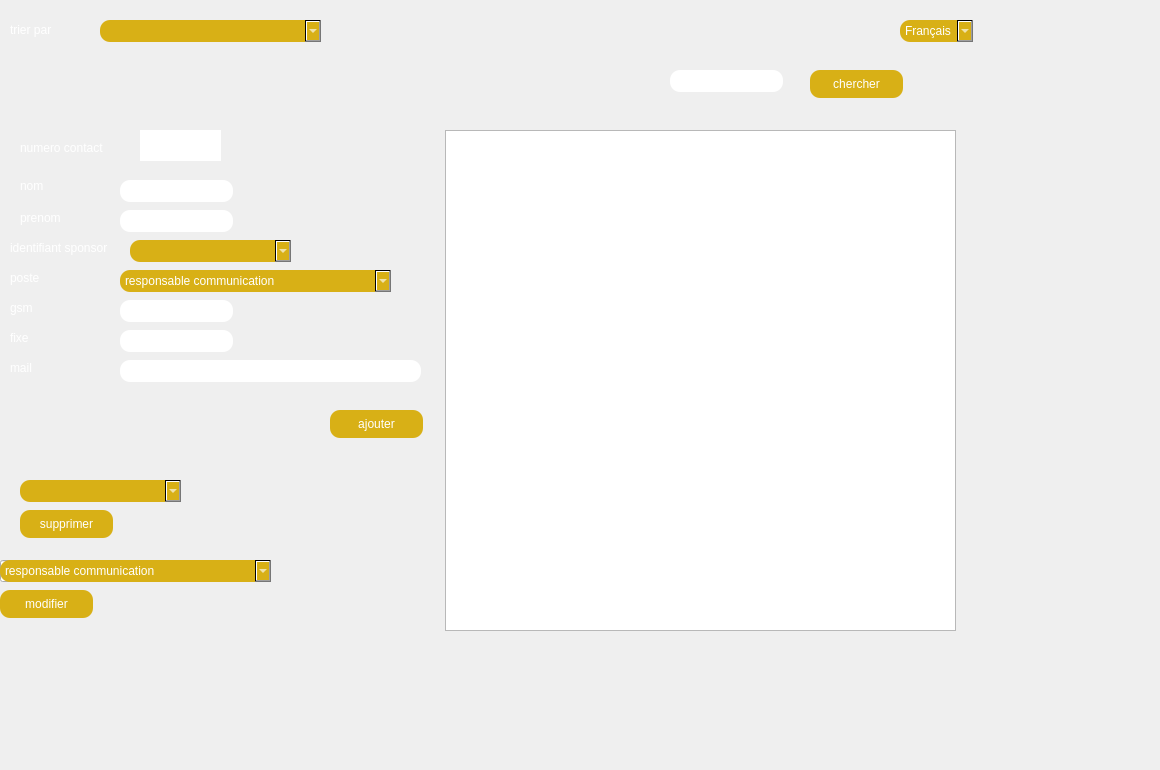
        <widget class="QWidget" name="tab_16">
         <attribute name="title">
          <string>contacts</string>
         </attribute>
         <widget class="QTableView" name="affc">
          <property name="geometry">
           <rect>
            <x>445</x>
            <y>130</y>
            <width>511</width>
            <height>501</height>
           </rect>
          </property>
         </widget>
         <widget class="QComboBox" name="trierc">
          <property name="geometry">
           <rect>
            <x>100</x>
            <y>20</y>
            <width>221</width>
            <height>22</height>
           </rect>
          </property>
          <property name="styleSheet">
           <string notr="true">color: rgb(255, 255, 255);
background-color:  QLinearGradient(x1: 0, y1: 0, x2: 0, y2: 1, stop: 0#D8B016, stop: 1 #D8B016);
 border-radius: 10;</string>
          </property>
          <item>
           <property name="text">
            <string/>
           </property>
          </item>
          <item>
           <property name="text">
            <string>numero contact croissant</string>
           </property>
          </item>
          <item>
           <property name="text">
            <string>numero contact decroissant</string>
           </property>
          </item>
          <item>
           <property name="text">
            <string>ordre alphabetique croissant</string>
           </property>
          </item>
          <item>
           <property name="text">
            <string>ordre alphabetiques decroissant</string>
           </property>
          </item>
          <item>
           <property name="text">
            <string>identifiant sponsor croissant</string>
           </property>
          </item>
          <item>
           <property name="text">
            <string>identifiant sponsor decroissant</string>
           </property>
          </item>
          <item>
           <property name="text">
            <string>poste</string>
           </property>
          </item>
         </widget>
         <widget class="QLabel" name="label_82">
          <property name="geometry">
           <rect>
            <x>10</x>
            <y>20</y>
            <width>81</width>
            <height>20</height>
           </rect>
          </property>
          <property name="font">
           <font>
            <family>MS Shell Dlg 2</family>
           </font>
          </property>
          <property name="styleSheet">
           <string notr="true">color: rgb(255, 255, 255);
</string>
          </property>
          <property name="text">
           <string>trier par</string>
          </property>
         </widget>
         <widget class="QPushButton" name="modifierc">
          <property name="geometry">
           <rect>
            <x>0</x>
            <y>590</y>
            <width>93</width>
            <height>28</height>
           </rect>
          </property>
          <property name="styleSheet">
           <string notr="true">color: rgb(255, 255, 255);
background-color:  QLinearGradient(x1: 0, y1: 0, x2: 0, y2: 1, stop: 0#D8B016, stop: 1 #D8B016);
 border-radius: 10;</string>
          </property>
          <property name="text">
           <string>modifier</string>
          </property>
         </widget>
         <widget class="QPushButton" name="supprimerc">
          <property name="geometry">
           <rect>
            <x>20</x>
            <y>510</y>
            <width>93</width>
            <height>28</height>
           </rect>
          </property>
          <property name="styleSheet">
           <string notr="true">color: rgb(255, 255, 255);
background-color:  QLinearGradient(x1: 0, y1: 0, x2: 0, y2: 1, stop: 0#D8B016, stop: 1 #D8B016);
 border-radius: 10;</string>
          </property>
          <property name="text">
           <string>supprimer</string>
          </property>
         </widget>
         <widget class="QLineEdit" name="recherchetextc">
          <property name="geometry">
           <rect>
            <x>670</x>
            <y>70</y>
            <width>113</width>
            <height>22</height>
           </rect>
          </property>
          <property name="styleSheet">
           <string notr="true">
 border-radius: 10;</string>
          </property>
          <property name="text">
           <string/>
          </property>
         </widget>
         <widget class="QPushButton" name="chercherc">
          <property name="geometry">
           <rect>
            <x>810</x>
            <y>70</y>
            <width>93</width>
            <height>28</height>
           </rect>
          </property>
          <property name="styleSheet">
           <string notr="true">color: rgb(255, 255, 255);
background-color:  QLinearGradient(x1: 0, y1: 0, x2: 0, y2: 1, stop: 0#D8B016, stop: 1 #D8B016);
 border-radius: 10;</string>
          </property>
          <property name="text">
           <string>chercher</string>
          </property>
         </widget>
         <widget class="QTextBrowser" name="numcontact">
          <property name="geometry">
           <rect>
            <x>140</x>
            <y>130</y>
            <width>81</width>
            <height>31</height>
           </rect>
          </property>
          <property name="styleSheet">
           <string notr="true">
 border-radius: 10;</string>
          </property>
         </widget>
         <widget class="QLabel" name="label_83">
          <property name="geometry">
           <rect>
            <x>20</x>
            <y>140</y>
            <width>111</width>
            <height>16</height>
           </rect>
          </property>
          <property name="styleSheet">
           <string notr="true">color: rgb(255, 255, 255);
</string>
          </property>
          <property name="text">
           <string>numero contact</string>
          </property>
         </widget>
         <widget class="QLabel" name="label_84">
          <property name="geometry">
           <rect>
            <x>20</x>
            <y>176</y>
            <width>91</width>
            <height>20</height>
           </rect>
          </property>
          <property name="styleSheet">
           <string notr="true">color: rgb(255, 255, 255);
</string>
          </property>
          <property name="text">
           <string>nom</string>
          </property>
         </widget>
         <widget class="QLabel" name="label_85">
          <property name="geometry">
           <rect>
            <x>20</x>
            <y>210</y>
            <width>91</width>
            <height>16</height>
           </rect>
          </property>
          <property name="styleSheet">
           <string notr="true">color: rgb(255, 255, 255);
</string>
          </property>
          <property name="text">
           <string>prenom</string>
          </property>
         </widget>
         <widget class="QLabel" name="label_86">
          <property name="geometry">
           <rect>
            <x>10</x>
            <y>240</y>
            <width>111</width>
            <height>16</height>
           </rect>
          </property>
          <property name="styleSheet">
           <string notr="true">color: rgb(255, 255, 255);
</string>
          </property>
          <property name="text">
           <string>identifiant sponsor</string>
          </property>
         </widget>
         <widget class="QComboBox" name="ids">
          <property name="geometry">
           <rect>
            <x>130</x>
            <y>240</y>
            <width>161</width>
            <height>22</height>
           </rect>
          </property>
          <property name="styleSheet">
           <string notr="true">color: rgb(255, 255, 255);
background-color:  QLinearGradient(x1: 0, y1: 0, x2: 0, y2: 1, stop: 0#D8B016, stop: 1 #D8B016);
 border-radius: 10;</string>
          </property>
         </widget>
         <widget class="QLineEdit" name="nomc">
          <property name="geometry">
           <rect>
            <x>120</x>
            <y>180</y>
            <width>113</width>
            <height>22</height>
           </rect>
          </property>
          <property name="styleSheet">
           <string notr="true">
 border-radius: 10;</string>
          </property>
         </widget>
         <widget class="QLineEdit" name="prenomc">
          <property name="geometry">
           <rect>
            <x>120</x>
            <y>210</y>
            <width>113</width>
            <height>22</height>
           </rect>
          </property>
          <property name="styleSheet">
           <string notr="true">
 border-radius: 10;</string>
          </property>
         </widget>
         <widget class="QLineEdit" name="gsmc">
          <property name="geometry">
           <rect>
            <x>120</x>
            <y>300</y>
            <width>113</width>
            <height>22</height>
           </rect>
          </property>
          <property name="styleSheet">
           <string notr="true">
 border-radius: 10;</string>
          </property>
         </widget>
         <widget class="QLineEdit" name="fixec">
          <property name="geometry">
           <rect>
            <x>120</x>
            <y>330</y>
            <width>113</width>
            <height>22</height>
           </rect>
          </property>
          <property name="styleSheet">
           <string notr="true">
 border-radius: 10;</string>
          </property>
         </widget>
         <widget class="QLineEdit" name="mailc">
          <property name="geometry">
           <rect>
            <x>120</x>
            <y>360</y>
            <width>301</width>
            <height>22</height>
           </rect>
          </property>
          <property name="styleSheet">
           <string notr="true">
 border-radius: 10;</string>
          </property>
         </widget>
         <widget class="QLabel" name="label_87">
          <property name="geometry">
           <rect>
            <x>10</x>
            <y>270</y>
            <width>101</width>
            <height>16</height>
           </rect>
          </property>
          <property name="styleSheet">
           <string notr="true">color: rgb(255, 255, 255);
</string>
          </property>
          <property name="text">
           <string>poste</string>
          </property>
         </widget>
         <widget class="QLabel" name="label_88">
          <property name="geometry">
           <rect>
            <x>10</x>
            <y>300</y>
            <width>101</width>
            <height>16</height>
           </rect>
          </property>
          <property name="styleSheet">
           <string notr="true">color: rgb(255, 255, 255);
</string>
          </property>
          <property name="text">
           <string>gsm</string>
          </property>
         </widget>
         <widget class="QLabel" name="label_89">
          <property name="geometry">
           <rect>
            <x>10</x>
            <y>330</y>
            <width>101</width>
            <height>16</height>
           </rect>
          </property>
          <property name="styleSheet">
           <string notr="true">color: rgb(255, 255, 255);</string>
          </property>
          <property name="text">
           <string>fixe</string>
          </property>
         </widget>
         <widget class="QLabel" name="label_90">
          <property name="geometry">
           <rect>
            <x>10</x>
            <y>360</y>
            <width>101</width>
            <height>16</height>
           </rect>
          </property>
          <property name="styleSheet">
           <string notr="true">color: rgb(255, 255, 255);
</string>
          </property>
          <property name="text">
           <string>mail</string>
          </property>
         </widget>
         <widget class="QPushButton" name="ajouterc">
          <property name="geometry">
           <rect>
            <x>330</x>
            <y>410</y>
            <width>93</width>
            <height>28</height>
           </rect>
          </property>
          <property name="styleSheet">
           <string notr="true">color: rgb(255, 255, 255);
background-color:  QLinearGradient(x1: 0, y1: 0, x2: 0, y2: 1, stop: 0#D8B016, stop: 1 #D8B016);
 border-radius: 10;</string>
          </property>
          <property name="text">
           <string>ajouter</string>
          </property>
         </widget>
         <widget class="QLineEdit" name="modifc">
          <property name="geometry">
           <rect>
            <x>0</x>
            <y>560</y>
            <width>113</width>
            <height>22</height>
           </rect>
          </property>
         </widget>
         <widget class="QComboBox" name="postec">
          <property name="geometry">
           <rect>
            <x>120</x>
            <y>270</y>
            <width>271</width>
            <height>22</height>
           </rect>
          </property>
          <property name="styleSheet">
           <string notr="true">color: rgb(255, 255, 255);
background-color:  QLinearGradient(x1: 0, y1: 0, x2: 0, y2: 1, stop: 0#D8B016, stop: 1 #D8B016);
 border-radius: 10;</string>
          </property>
          <item>
           <property name="text">
            <string>responsable communication</string>
           </property>
          </item>
          <item>
           <property name="text">
            <string>directeur</string>
           </property>
          </item>
          <item>
           <property name="text">
            <string>responsable des relations exterieur</string>
           </property>
          </item>
          <item>
           <property name="text">
            <string>responsable marketing</string>
           </property>
          </item>
          <item>
           <property name="text">
            <string>responsable financiere</string>
           </property>
          </item>
         </widget>
         <widget class="QComboBox" name="ids_2">
          <property name="geometry">
           <rect>
            <x>20</x>
            <y>480</y>
            <width>161</width>
            <height>22</height>
           </rect>
          </property>
          <property name="styleSheet">
           <string notr="true">color: rgb(255, 255, 255);
background-color:  QLinearGradient(x1: 0, y1: 0, x2: 0, y2: 1, stop: 0#D8B016, stop: 1 #D8B016);
 border-radius: 10;</string>
          </property>
         </widget>
         <widget class="QComboBox" name="postec_2">
          <property name="geometry">
           <rect>
            <x>0</x>
            <y>560</y>
            <width>271</width>
            <height>22</height>
           </rect>
          </property>
          <property name="styleSheet">
           <string notr="true">color: rgb(255, 255, 255);
background-color:  QLinearGradient(x1: 0, y1: 0, x2: 0, y2: 1, stop: 0#D8B016, stop: 1 #D8B016);
 border-radius: 10;</string>
          </property>
          <item>
           <property name="text">
            <string>responsable communication</string>
           </property>
          </item>
          <item>
           <property name="text">
            <string>directeur</string>
           </property>
          </item>
          <item>
           <property name="text">
            <string>responsable des relations exterieur</string>
           </property>
          </item>
          <item>
           <property name="text">
            <string>responsable marketing</string>
           </property>
          </item>
          <item>
           <property name="text">
            <string>responsable financiere</string>
           </property>
          </item>
         </widget>
         <widget class="QComboBox" name="tradu_4">
          <property name="geometry">
           <rect>
            <x>900</x>
            <y>20</y>
            <width>73</width>
            <height>22</height>
           </rect>
          </property>
          <property name="styleSheet">
           <string notr="true">color: rgb(255, 255, 255);
background-color:  QLinearGradient(x1: 0, y1: 0, x2: 0, y2: 1, stop: 0#D8B016, stop: 1 #D8B016);
 border-radius: 10;</string>
          </property>
          <item>
           <property name="text">
            <string>Français</string>
           </property>
          </item>
          <item>
           <property name="text">
            <string>العربية</string>
           </property>
          </item>
          <item>
           <property name="text">
            <string>English</string>
           </property>
          </item>
         </widget>
         <widget class="QLabel" name="graph_4">
          <property name="geometry">
           <rect>
            <x>0</x>
            <y>0</y>
            <width>1151</width>
            <height>761</height>
           </rect>
          </property>
          <property name="text">
           <string/>
          </property>
          <property name="pixmap">
           <pixmap>../../../Downloads/Untitled-1 copy.png</pixmap>
          </property>
         </widget>
         <zorder>graph_4</zorder>
         <zorder>affc</zorder>
         <zorder>trierc</zorder>
         <zorder>label_82</zorder>
         <zorder>modifierc</zorder>
         <zorder>supprimerc</zorder>
         <zorder>recherchetextc</zorder>
         <zorder>chercherc</zorder>
         <zorder>numcontact</zorder>
         <zorder>label_83</zorder>
         <zorder>label_84</zorder>
         <zorder>label_85</zorder>
         <zorder>label_86</zorder>
         <zorder>ids</zorder>
         <zorder>nomc</zorder>
         <zorder>prenomc</zorder>
         <zorder>gsmc</zorder>
         <zorder>fixec</zorder>
         <zorder>mailc</zorder>
         <zorder>label_87</zorder>
         <zorder>label_88</zorder>
         <zorder>label_89</zorder>
         <zorder>label_90</zorder>
         <zorder>ajouterc</zorder>
         <zorder>modifc</zorder>
         <zorder>postec</zorder>
         <zorder>ids_2</zorder>
         <zorder>postec_2</zorder>
         <zorder>tradu_4</zorder>
        </widget>
